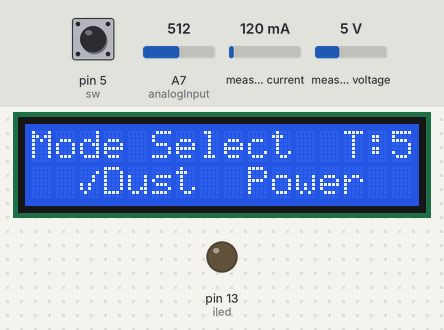
A sketch run on a simulated Arduino Nano, built with avr-gcc and run on an emulated ATmega328P. Parts: 16×2 character LCD, output pins drawn as LEDs (lit = HIGH). The test bench sets the inputs (shaded band); at power-on: pin 5 (sw) HIGH, A7 (analogInput) = 512, measured current 120 mA, measured voltage 5 V.

Above: at 4.1 s.
4.2 s: pin 5 (sw) pulled LOW for 3.2 s
At 8.0 s:
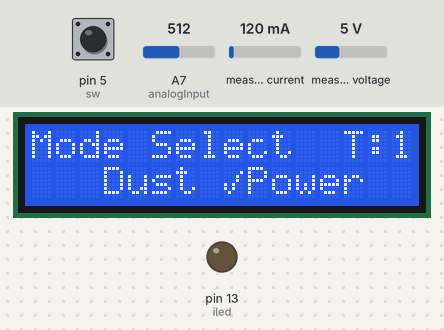
14.0 s: pin 5 (sw) pulled LOW for 3.2 s
At 17.9 s:
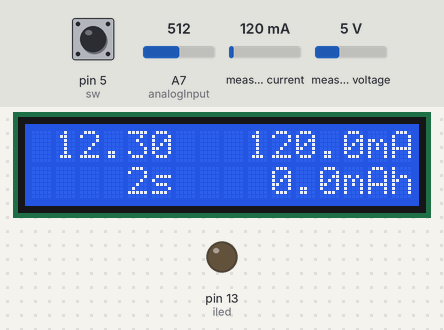
19.6 s: pin 5 (sw) pulled LOW for 0.3 s
At 20.8 s:
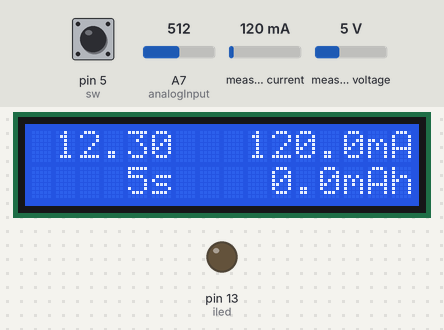
21.6 s: pin 5 (sw) pulled LOW for 1 s
At 22.9 s:
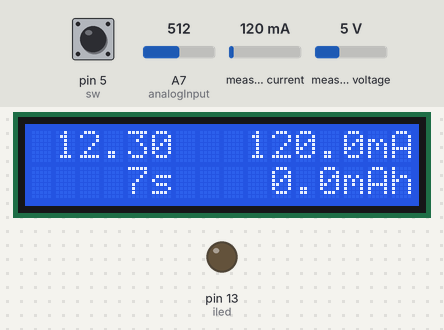
Timing chart, 0 to 24.6 s (numbered marks = the images above; inputs shaded):
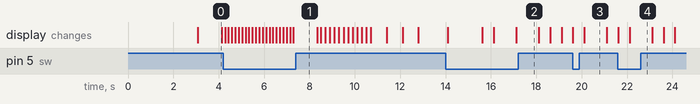

Measured:
- after the input at 4.2 s, the display: first changes after 0.08 s (image 1 shows a later state)
- what the display in image 0 shows lasts 1.0 s, from 3.1 s to 4.1 s
- what the display in image 3 shows lasts 1.0 s, from 20.1 s to 21.1 s

The sketch:

Dual_Mode.ino
```cpp
// Made by Luft Aquila, v1.1.0 Alpha at 2017.05.07 22:19

#include <Wire.h>
#include <LiquidCrystal.h>
#include <Adafruit_INA219.h>

Adafruit_INA219 sensor219;
LiquidCrystal lcd(12, 11, 10, 9, 8, 7);

byte check[8] = {
        B00000,
        B00001,
        B00010,
        B00010,
        B10100,
        B10100,
        B01000,
        B00000
};

byte micro[8] = {
        B00000,
        B10001,
        B10001,
        B11001,
        B10110,
        B10000,
        B10000,
        B00000
};

int sw = 5;
bool state = true;

float v = 0.0;

float mAh_total = 0;
float current = 0;

float density, voltage;
int   adcvalue;
const int iled = 13;
const int aout = 0;
unsigned long int time0;
unsigned long int last_time;
unsigned long int timer = 0;


void setup()
{
  sensor219.begin();
  lcd.begin(16, 2);

  lcd.createChar(0, check); // Define character '√'
  lcd.createChar(1, micro); // Define character 'μ'

  pinMode(5, INPUT_PULLUP); // Set pin #5 to switch Input
  pinMode(13, OUTPUT); // Set pin #13 to Board LED Output

  lcd.setCursor(1, 0);
  lcd.print("by Luft Aquila");
  lcd.setCursor(2, 1);
  lcd.print("v1.1.0 alpha");
  delay(3000);
  lcd.clear();

  state = ModeSelect(); // Get mode select's return value
  lcd.clear();

  BootScreen();

  if(state == true) // Dustmeter Mode Sensor Check
  {
    lcd.setCursor(0, 1);
    lcd.print("Sensor Check");
    delay(700);
    lcd.print(".");
    delay(700);
    lcd.print(".");
    delay(1300);

    getDustValue();

    if(density <= 0 || density >= 1000) // Print Error Screen
    {
      lcd.setCursor(0, 0);
      lcd.print("Sensor Failure!!");
      lcd.setCursor(0, 1);
      lcd.print("Chk Sensor State");
      delay(1000000);
    }

    else
    {
      lcd.print("OK");
      delay(1500);
      lcd.clear();
    }
  }

  else if(state == false) // Wattmeter Mode Sensor Check
  {
    lcd.setCursor(0, 1);
    lcd.print("Sensor Check");
    delay(700);
    lcd.print(".");
    delay(700);
    lcd.print(".");
    delay(1300);
    lcd.print("OK");
    delay(1500);
    lcd.clear();


    // Setting LCD Layout
    lcd.setCursor(5, 0);
    lcd.print("V");

    lcd.setCursor(14, 0);
    lcd.print("mA");

    lcd.setCursor(13, 1);
    lcd.print("mAh");

    lcd.setCursor(5, 1);
    lcd.print("s");


    last_time = millis();
    WattmeterMeasurement();
  }
}

void loop()
{
  if(state == true)
    DustmeterLoop();

  if(state == false)
    WattmeterLoop();
}
```

BootScreen.ino
```cpp
void BootScreen()
{
    lcd.setCursor(2, 0);
    lcd.print("S");
    delay(200);
    lcd.print("t");
    delay(200);
    lcd.print("a");
    delay(200);
    lcd.print("r");
    delay(200);
    lcd.print("t");
    delay(200);
    lcd.print("i");
    delay(200);
    lcd.print("n");
    delay(200);
    lcd.print("g");
    delay(200);
    lcd.print(".");
    delay(200);
    lcd.print(".");
    delay(200);
    lcd.print(".");
    delay(200);
    lcd.print(".");
    delay(700);
}
```

DustmeterLoop.ino
```cpp
// Dust Sensor Variables
#define COV_RATIO 0.2            //ug/mmm / mv
#define NO_DUST_VOLTAGE 400            //mv
#define SYS_VOLTAGE 5000


// Setting Filter
int Filter(int m)
{
  static int flag_first = 0, _buff[10], sum;
  const int _buff_max = 10;
  int i;

  if(flag_first == 0)
  {
    flag_first = 1;

    for(i = 0, sum = 0; i < _buff_max; i++)
    {
      _buff[i] = m;
      sum += _buff[i];
    }
    return m;
  }
  else
  {
    sum -= _buff[0];
    for(i = 0; i < (_buff_max - 1); i++)
    {
      _buff[i] = _buff[i + 1];
    }
    _buff[9] = m;
    sum += _buff[9];

    i = sum / 10.0;
    return i;
  }
}

void getDustValue()
{
   // Dust Concentration Measurement
  digitalWrite(iled, HIGH);
  delayMicroseconds(280);
  adcvalue = analogRead(aout);
  digitalWrite(iled, LOW);

  adcvalue = Filter(adcvalue);
    voltage = (SYS_VOLTAGE / 1024.0) * adcvalue * 11;
    if(voltage >= NO_DUST_VOLTAGE)
  {
    voltage -= NO_DUST_VOLTAGE;
    density = voltage * COV_RATIO;
  }
  else
    density = 0;
}

void DustmeterLoop()
{
  getDustValue();

  // Setting LCD Layout
  lcd.setCursor(0, 0);
  lcd.print("D. Concentration : ");
  lcd.setCursor(8, 1);
  lcd.write(byte(1));
  lcd.print("g/m^3");


  // Print Value
  lcd.setCursor(1, 1);

  if(density <= 0 || density >= 1000) // Print Error Screen
  {
    lcd.setCursor(0, 0);
    lcd.print("Sensor Failure!!");
    lcd.setCursor(0, 1);
    lcd.print("Chk Sensor State");
    delay(1000000);
  }

  else if(density > 0  && density < 10)
  {
    lcd.print("  ");
    lcd.print(density);
  }

  else if(density >= 10 && density < 100)
  {
    lcd.print(" ");
    lcd.print(density);
  }

  else if(density >= 100 && density <1000)
  {
    lcd.print(density);
  }

  delay(1000); // Wait 1 sec until next measurement
}
```

ModeSelect.ino
```cpp
int ModeCount = 5;
long time1 = 0;
int ModeButton = 0;

void countdown() // Time Countdown
{
  lcd.setCursor(0, 0);
  lcd.print("Mode Select");
  lcd.setCursor(13, 0);
  lcd.print("T:");
  lcd.setCursor(15, 0);
  lcd.print(ModeCount);
  ModeCount--;
}

void ChangeModeState() // Change check mark location
{
  if(state == true)
  {
      lcd.setCursor(2, 1);
      lcd.print(" ");
      lcd.setCursor(8, 1);
      lcd.write(byte(0));
      state = false;
  }

  else if(state == false)
  {
      lcd.setCursor(2, 1);
      lcd.write(byte(0));
      lcd.setCursor(8, 1);
      lcd.print(" ");
      state = true;
  }
}

bool ModeSelect()
{
  countdown();

  lcd.setCursor(3, 1);
  lcd.print("Dust");

  lcd.setCursor(9, 1);
  lcd.print("Power");

  lcd.setCursor(2, 1);
  lcd.write(byte(0));

  time1 = millis();

  while(ModeCount >= 0)
  {
    ModeButton = digitalRead(sw);

    if(ModeButton == LOW) // Change check mark location if switch pressed
      ChangeModeState();

    if(time1 + 1000 < millis()) // Wait 1 sec until next countdown
    {
      countdown();
      time1 = millis();
    }

    delay(150); // Wait 0.15 sec for prevent wrong press
  }

  return state;
}
```

WattmeterLoop.ino
```cpp
void WattmeterLoop()
{
    unsigned long int ResetTimer;

    // Print to LCD every 0.5 sec
    time0 = millis();
    if(time0 - last_time >= 500)
    {
      WattmeterMeasurement();
      last_time = time0;
    }

    if(digitalRead(sw)==LOW)
    {
      ResetTimer = millis();
      mAh_total = 0;
    }

}
```

WattmeterMeasurement.ino
```cpp
void WattmeterMeasurement()
{
  int led = 0;

    // INA219 Variables
    float busVoltage = 0;
    float power = 0;

    // Voltmeter Variables
    int analogInput = A7;
    float vout = 0.0;
    float vin = 0.0;
    float R1 = 30000.0;
    float R2 = 7500.0;
    int value = 0;

    // INA219 Measurements
    busVoltage = sensor219.getBusVoltage_V();
    current = sensor219.getCurrent_mA();

    if(current <= 0.2)
         current = 0;

    power = busVoltage * (current/1000);

    // Voltmeter Measurements
    value = analogRead(analogInput);
    vout = (value * 5.0) / 1024.0;
    vin = vout / (R2 / (R1 + R2));
    v = vin-0.2;
    if(v<0)
        v=0;

    // mAh Calculation
    float mAh;
    mAh = current * 1/7200;
    mAh_total = mAh + mAh_total;

    // Passed Time Calculation
    timer = millis() / 1000 - 15;

    WattmeterOutput();
}
```

WattmeterOutput.ino
```cpp
void WattmeterOutput()
{
    // Print Passed Time
    lcd.setCursor(1, 1);
    if(timer >= 0 && timer < 10)
    {
      lcd.print("   ");
      lcd.print(timer);
    }

    else if(timer >= 10 && timer < 100)
    {
      lcd.print("  ");
      lcd.print(timer);
    }

    else if(timer >= 100 && timer < 1000)
    {
      lcd.print(" ");
      lcd.print(timer);
    }

    else if(timer >= 1000 && timer < 10000)
      lcd.print(timer);

    else
      lcd.print("Err.");

    // Print Voltage
    lcd.setCursor(1, 0);
    lcd.print(v, 2);

    // Print Current
    lcd.setCursor(8, 0);
    if(current >= 0 && current < 10)
    {
      lcd.print("   ");
      lcd.print(current, 1);
    }

    else if(current >= 10 && current < 100)
    {
      lcd.print("  ");
      lcd.print(current, 1);
    }

    else if(current >= 100 && current < 1000)
    {
      lcd.print(" ");
      lcd.print(current, 1);
    }

    else if(current >= 1000 && current < 10000)
      lcd.print(current, 1);

    else
      lcd.print("  Err.");


    // Print mAh
    lcd.setCursor(7, 1);
    if(mAh_total >= 0.0 && mAh_total < 10.0)
    {
      lcd.print("   ");
      lcd.print(mAh_total, 1);
    }

    else if(mAh_total >= 10.0 && mAh_total < 100.0)
    {
      lcd.print("  ");
      lcd.print(mAh_total, 1);
    }

    else if(mAh_total >= 100.0 && mAh_total < 1000.0)
    {
      lcd.print(" ");
      lcd.print(mAh_total, 1);
    }

    else if(mAh_total >= 1000.0 && mAh_total < 10000.0)
    {
      lcd.print("  ");
      lcd.print(mAh_total, 0);
    }

    else if(mAh_total >= 10000.0 && mAh_total < 100000.0)
    {
      lcd.print(" ");
      lcd.print(mAh_total, 0);
    }

    else if(mAh_total >= 100000.0 && mAh_total < 1000000.0)
      lcd.print(mAh_total, 0);

    else
      lcd.print("  Err.");
}
```
